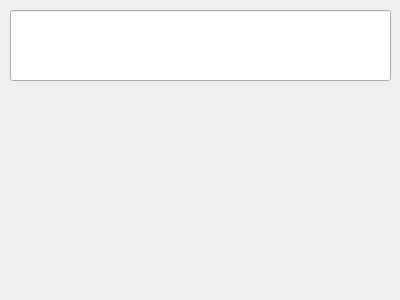
<?xml version="1.0" encoding="UTF-8"?>
<ui version="4.0">
 <class>Calculator</class>
 <widget class="QWidget" name="Calculator">
  <property name="geometry">
   <rect>
    <x>0</x>
    <y>0</y>
    <width>400</width>
    <height>300</height>
   </rect>
  </property>
  <property name="windowTitle">
   <string>Calculator</string>
  </property>
  <widget class="QWidget" name="gridLayoutWidget">
   <property name="geometry">
    <rect>
     <x>10</x>
     <y>90</y>
     <width>381</width>
     <height>201</height>
    </rect>
   </property>
   <layout class="QGridLayout" name="gridLayout"/>
  </widget>
  <widget class="QLineEdit" name="lineEdit">
   <property name="geometry">
    <rect>
     <x>10</x>
     <y>10</y>
     <width>381</width>
     <height>71</height>
    </rect>
   </property>
   <property name="font">
    <font>
     <pointsize>28</pointsize>
    </font>
   </property>
  </widget>
 </widget>
 <layoutdefault spacing="6" margin="11"/>
 <resources/>
 <connections/>
</ui>
